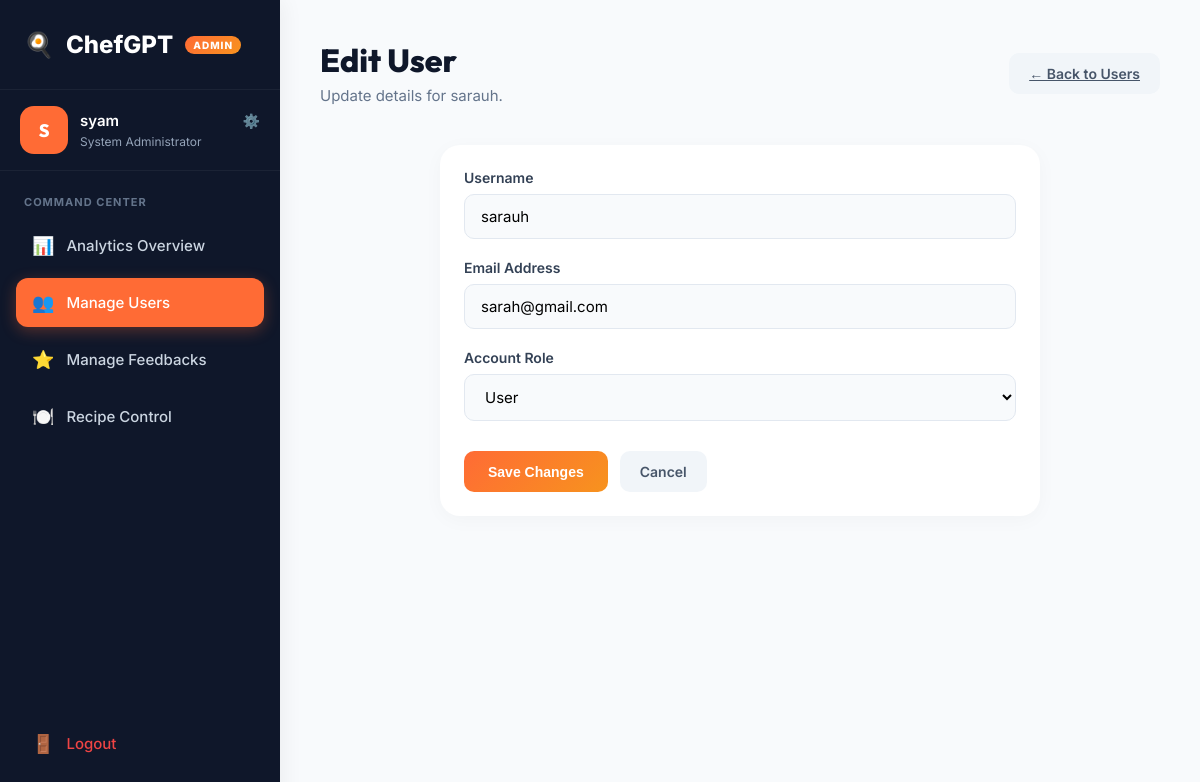
The app's page /admin/edit-user/2 (signed in) with its own data.
### app.py (models this page shows)
class User(UserMixin, db.Model):
    id = db.Column(db.Integer, primary_key=True)
    username = db.Column(db.String(80), unique=True, nullable=False)
    email = db.Column(db.String(120), unique=True, nullable=False)
    password = db.Column(db.String(200), nullable=False)
    created_at = db.Column(db.DateTime, default=datetime.utcnow)
    role = db.Column(db.String(20), nullable=False, default='user')

### app.py (the view, shortened to what this page needs)
@app.route('/admin/edit-user/<int:user_id>', methods=['GET', 'POST'])
@login_required
def edit_user(user_id):
    if current_user.role != 'admin':
        flash("Access denied!", "danger")
        return redirect(url_for('dashboard'))
    user = User.query.get_or_404(user_id)
    return render_template('admin/edit_user.html', user=user)

### app.py (called while the page is built)
@login_manager.user_loader
def load_user(user_id):
    return User.query.get(int(user_id))

### templates/admin/edit_user.html (shortened to what this page needs)
{% extends "admin/admin_base.html" %}
{% block admin_content %}
    <header class="admin-header">
        <div>
            <h1>Edit User</h1>
            <p class="header-sub">Update details for {{ user.username }}.</p>
        </div>
        <div class="header-actions">
            <a href="{{ url_for('manage_user') }}" class="btn-secondary">← Back to Users</a>
        </div>
    </header>
    <div class="admin-form-container">
        <div class="admin-card">
            <form action="{{ url_for('edit_user', user_id=user.id) }}" method="POST" class="admin-form">
                <div class="form-group">
                    <label for="username">Username</label>
                    <input type="text" id="username" name="username" value="{{ user.username }}" required>
                </div>
                <div class="form-group">
                    <label for="email">Email Address</label>
                    <input type="email" id="email" name="email" value="{{ user.email }}" required>
                </div>
                <div class="form-group">
                    <label for="role">Account Role</label>
                    <select id="role" name="role">
                        <option value="user" {% if user.role == 'user' %}selected{% endif %}>User</option>
                    </select>
                </div>
                <div class="form-actions">
                    <button type="submit" class="btn-primary">Save Changes</button>
                    <a href="{{ url_for('manage_user') }}" class="btn-secondary" style="text-decoration:none;">Cancel</a>
                </div>
            </form>
        </div>
    </div>
{% endblock %}

### templates/admin/admin_base.html (shortened to what this page needs)
<!DOCTYPE html>
<html lang="en">
<head>
    <link rel="stylesheet" href="{{ url_for('static', filename='css/admin_dashboard.css') }}">
    <link rel="stylesheet" href="https://cdn.datatables.net/1.13.6/css/jquery.dataTables.min.css">
    <link rel="stylesheet" href="https://cdn.datatables.net/buttons/2.4.1/css/buttons.dataTables.min.css">
</head>
<body>
    <div class="admin-layout">
        <aside class="admin-sidebar">
            <div class="sidebar-brand">
                <span class="brand-icon">🍳</span>
                ChefGPT <span class="brand-badge">ADMIN</span>
            </div>
            <div class="admin-profile" style="padding: 0; background: transparent;">
                <a href="{{ url_for('admin_profile') }}"
                    style="text-decoration: none; color: inherit; display: flex; align-items: center; gap: 12px; width: 100%; padding: 16px 20px; border-radius: 16px; transition: background 0.2s;"
                    onmouseover="this.style.background='rgba(255,255,255,0.05)'"
                    onmouseout="this.style.background='transparent'">
                    <div class="admin-avatar">{{ current_user.username[0]|upper if current_user else 'A' }}</div>
                    <div class="admin-info" style="flex-grow: 1;">
                        <div class="admin-name"
                            style="display: flex; justify-content: space-between; align-items: center;">
                            {{ current_user.username if current_user else 'Admin' }}
                            <span style="font-size: 14px; opacity: 0.7;" title="Profile Settings">⚙️</span>
                        </div>
                        <div class="admin-role">System Administrator</div>
                    </div>
                </a>
            </div>
            <nav class="admin-nav">
                <div class="nav-label">COMMAND CENTER</div>
                <a href="{{ url_for('admin_dashboard') }}"
                    class="nav-item {% if request.endpoint == 'admin_dashboard' %}active{% endif %}">
                    <span class="nav-icon">📊</span> Analytics Overview
                </a>
                <a href="{{ url_for('manage_user') }}"
                    class="nav-item {% if 'user' in request.endpoint %}active{% endif %}">
                    <span class="nav-icon">👥</span> Manage Users
                </a>
                <a href="{{ url_for('manage_feedback') }}"
                    class="nav-item {% if 'feedback' in request.endpoint %}active{% endif %}">
                    <span class="nav-icon">⭐</span> Manage Feedbacks
                </a>
                <a href="{{ url_for('manage_recipes') }}"
                    class="nav-item {% if 'recipe' in request.endpoint and 'dashboard' not in request.endpoint %}active{% endif %}">
                    <span class="nav-icon">🍽️</span> Recipe Control
                </a>
                <div class="nav-bottom">
                    <a href="{{ url_for('logout') }}" class="nav-item nav-logout">
                        <span class="nav-icon">🚪</span> Logout
                    </a>
                </div>
            </nav>
        </aside>
        <main class="admin-main">
            {% block admin_content %}{% endblock %}
        </main>
    </div>
</body>
</html>

### static/css/admin_dashboard.css (style rules this page uses)
* { margin: 0; padding: 0; box-sizing: border-box; }
body { font-family: 'Inter', sans-serif; background-color: #f8fafc; color: #0f172a; }
h1, h2, h3, h4, h5, h6 { font-family: 'Outfit', sans-serif; }
.admin-layout { display: flex; min-height: 100vh; }
.admin-sidebar { width: 280px; background: #0f172a; color: white; display: flex; flex-direction: column; box-shadow: 4px 0 20px rgba(0,0,0,0.05); z-index: 10; }
.sidebar-brand { padding: 30px 24px; font-size: 24px; font-weight: 800; display: flex; align-items: center; gap: 12px; border-bottom: 1px solid rgba(255,255,255,0.05); }
.brand-badge { background: linear-gradient(135deg, #FF6B35, #F7931E); font-size: 10px; padding: 3px 8px; border-radius: 99px; font-weight: 800; letter-spacing: 1px; }
.admin-profile { padding: 24px; display: flex; align-items: center; gap: 16px; border-bottom: 1px solid rgba(255,255,255,0.05); }
.admin-avatar { width: 48px; height: 48px; background: #FF6B35; border-radius: 14px; display: flex; align-items: center; justify-content: center; font-weight: 800; font-size: 18px; font-family: 'Outfit'; }
.admin-info { flex: 1; }
.admin-name { font-weight: 600; font-size: 15px; margin-bottom: 4px; }
.admin-role { font-size: 12px; color: #94a3b8; }
.admin-nav { padding: 24px 16px; flex: 1; display: flex; flex-direction: column; }
.nav-label { font-size: 11px; font-weight: 700; color: #64748b; margin-bottom: 12px; padding-left: 8px; letter-spacing: 1px; }
.nav-item { display: flex; align-items: center; gap: 12px; padding: 14px 16px; color: #cbd5e1; text-decoration: none; border-radius: 12px; font-weight: 500; font-size: 15px; transition: all 0.2s; margin-bottom: 8px; }
.nav-item:hover, .nav-item.active { background: rgba(255,255,255,0.1); color: #fff; }
.nav-item.active { background: #FF6B35; box-shadow: 0 4px 15px rgba(255,107,53,0.3); }
.nav-icon { font-size: 18px; }
.nav-bottom { margin-top: auto; }
.nav-logout { color: #ef4444; }
.admin-main { flex: 1; padding: 40px; overflow-y: auto; height: 100vh; }
.admin-header { display: flex; justify-content: space-between; align-items: center; margin-bottom: 40px; }
.admin-header h1 { font-size: 32px; font-weight: 800; color: #0f172a; margin-bottom: 6px; }
.header-sub { color: #64748b; font-size: 15px; }
.admin-card { background: white; padding: 24px; border-radius: 20px; box-shadow: 0 4px 20px rgba(0,0,0,0.03); margin-bottom: 24px; }
.btn-primary { background: linear-gradient(135deg, #FF6B35, #F7931E); color: white; padding: 12px 24px; border-radius: 10px; text-decoration: none; font-weight: 600; font-size: 14px; display: inline-block; transition: transform 0.2s, box-shadow 0.2s; border: none; cursor: pointer; }
.btn-secondary { background: #f1f5f9; color: #475569; padding: 12px 20px; border-radius: 10px; font-weight: 600; font-size: 14px; border: none; cursor: pointer; transition: all 0.2s; }
.admin-form-container { max-width: 600px; margin: 0 auto; }
.admin-form { display: flex; flex-direction: column; gap: 20px; }
.form-group { display: flex; flex-direction: column; gap: 8px; }
.form-group label { font-weight: 600; font-size: 14px; color: #334155; }
.form-group input, .form-group select, .form-group textarea { padding: 12px 16px; border: 1px solid #e2e8f0; border-radius: 10px; font-size: 15px; font-family: 'Inter', sans-serif; outline: none; transition: border-color 0.2s; background: #f8fafc; }
.form-actions { display: flex; gap: 12px; margin-top: 10px; }

### records on screen
User: username "S", username "syam"
User: username "sarauh", email "sarah@gmail.com", role "User"
